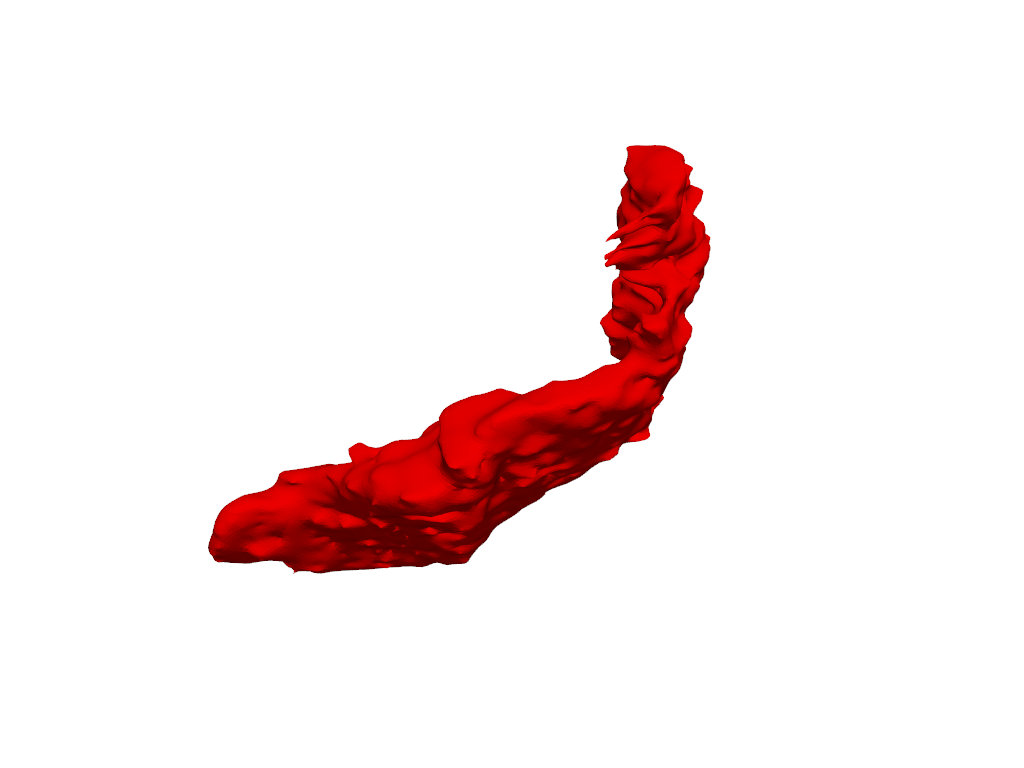

Recreate this plot in Python.
import pyvista as pv
import numpy as np
from skimage import measure
import h5py

data = h5py.File(r'D:\pycode\BP-AdMT\data\Pancreas\Pancreas_h5\image0001_norm.h5', 'r')
prediction = data['image'][:]
label = data['label'][:]


# marching cubes
verts, faces, normals, values = measure.marching_cubes(label, level=0.5)

# pyvista mesh
faces = np.hstack(
    [np.full((faces.shape[0],1),3), faces]
).astype(np.int64)

mesh = pv.PolyData(verts, faces)

mesh = mesh.smooth(
    n_iter=600,
    relaxation_factor=0.01
)

# plot
plotter = pv.Plotter(off_screen=True)
plotter.add_mesh(mesh, color='red')

# plotter.show()
plotter.set_background("white")
plotter.screenshot("1.png")
